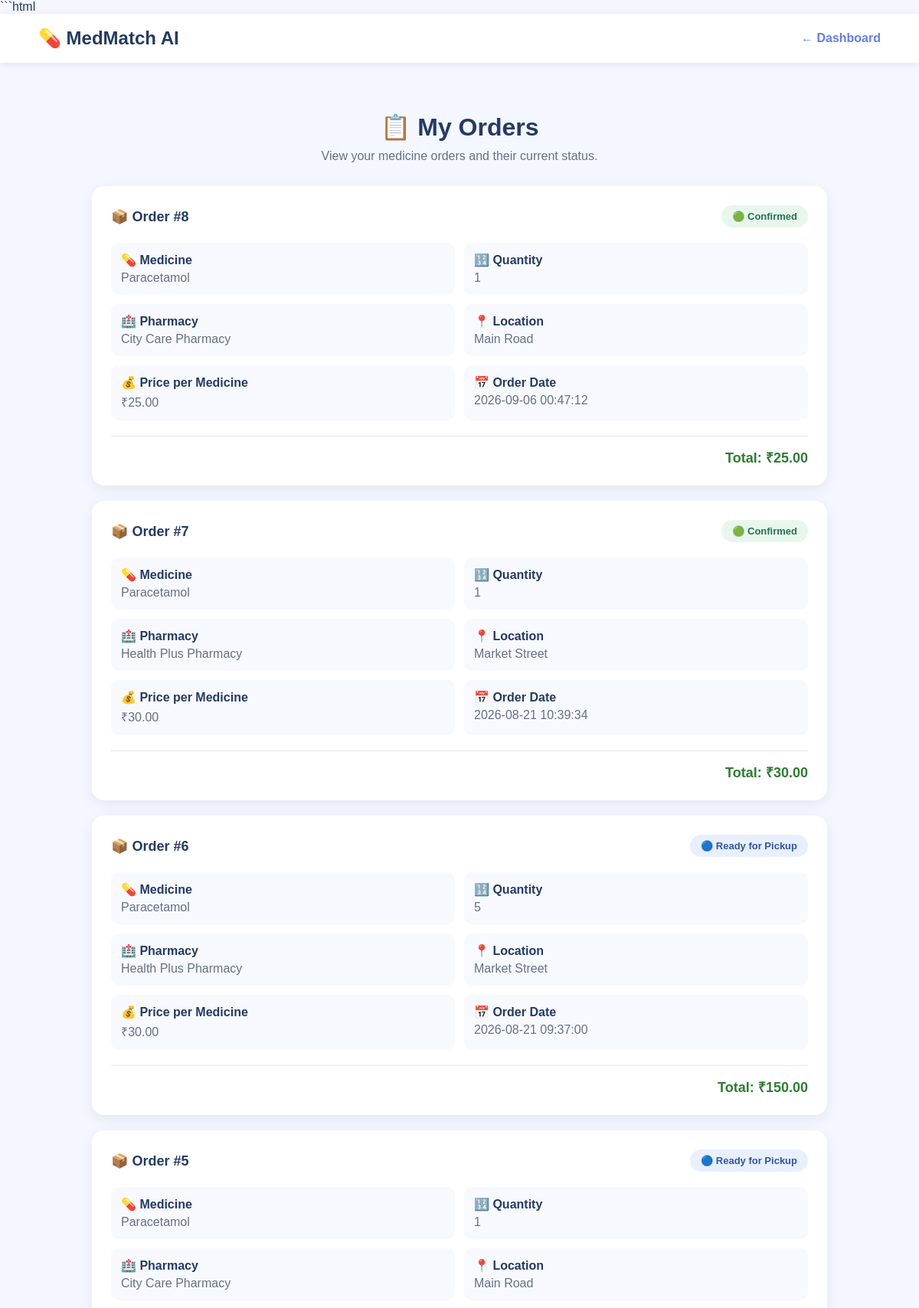
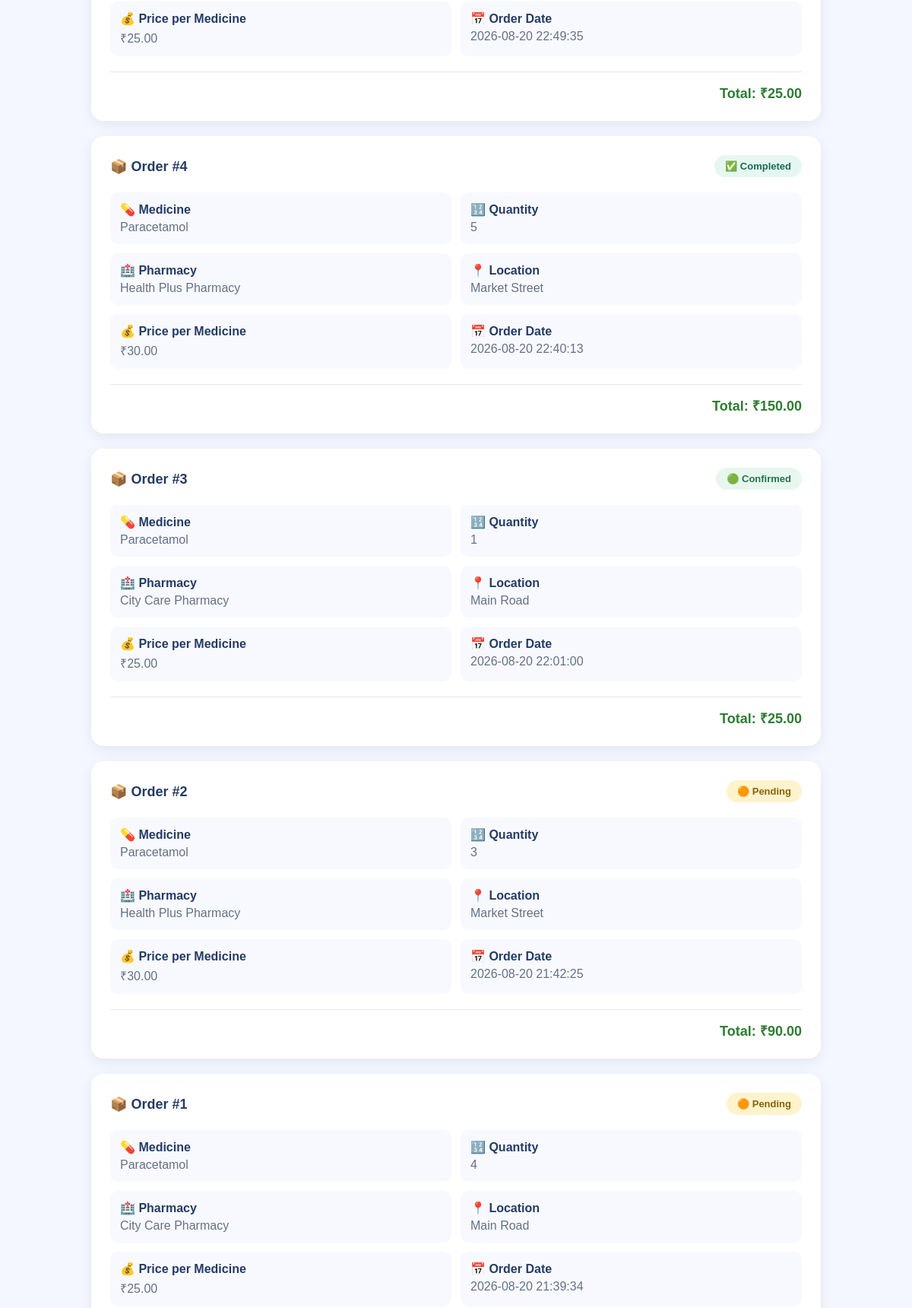
/orders (signed in, upper part), run on the app's committed database (2 pictures, top to bottom).
### tables this page shows
CREATE TABLE orders (
            id INTEGER PRIMARY KEY AUTOINCREMENT,
            user_id INTEGER,
            pharmacy_id INTEGER,
            medicine_id INTEGER,
            quantity INTEGER NOT NULL,
            order_date TEXT,
            status TEXT DEFAULT 'Pending',
            FOREIGN KEY (user_id)
                REFERENCES users(id),
            FOREIGN KEY (pharmacy_id)
                REFERENCES pharmacies(id),
            FOREIGN KEY (medicine_id)
                REFERENCES medicines(id)
        );

CREATE TABLE medicines (
            id INTEGER PRIMARY KEY AUTOINCREMENT,
            name TEXT NOT NULL,
            category TEXT,
            purpose TEXT,
            price REAL
        );

CREATE TABLE pharmacies (
            id INTEGER PRIMARY KEY AUTOINCREMENT,
            name TEXT NOT NULL,
            location TEXT,
            phone TEXT
        );

CREATE TABLE stock (
            id INTEGER PRIMARY KEY AUTOINCREMENT,
            pharmacy_id INTEGER,
            medicine_id INTEGER,
            available INTEGER DEFAULT 0, price REAL DEFAULT 0,
            FOREIGN KEY (pharmacy_id) REFERENCES pharmacies(id),
            FOREIGN KEY (medicine_id) REFERENCES medicines(id)
        );

### app.py (the view)
@app.route("/orders")
def orders():
    user_id = session.get("user_id")
    if not user_id:
        return redirect(url_for("login"))
    connection = get_db_connection()
    cursor = connection.cursor()
    cursor.execute("""
        SELECT
            orders.id,
            medicines.name AS medicine,
            pharmacies.name AS pharmacy,
            pharmacies.location,
            orders.quantity,
            stock.price,
            orders.order_date,
            orders.status
        FROM orders

        JOIN medicines
            ON orders.medicine_id = medicines.id

        JOIN pharmacies
            ON orders.pharmacy_id = pharmacies.id

        LEFT JOIN stock
            ON stock.medicine_id = orders.medicine_id
            AND stock.pharmacy_id = orders.pharmacy_id

        WHERE orders.user_id = ?

        ORDER BY orders.id DESC
    """, (user_id,))
    orders_data = cursor.fetchall()
    connection.close()
    return render_template(
        "orders.html",
        orders=orders_data
    )

### database.py (called while the page is built)
def get_db_connection():
    connection = sqlite3.connect(DATABASE)
    connection.row_factory = sqlite3.Row
    return connection

### templates/orders.html (shortened to what this page needs)
<!DOCTYPE html>
<html lang="en">
<head>
</head>
<body>
    <nav>
        <div class="logo">
            💊 MedMatch AI
        </div>
        <a href="/dashboard" class="back">
            ← Dashboard
        </a>
    </nav>
    <div class="container">
        <div class="header">
            <h1>
                📋 My Orders
            </h1>
            <p>
                View your medicine orders and their current status.
            </p>
        </div>
        {% if orders %}
            {% for order in orders %}
            <div class="order-card">
                <div class="order-header">
                    <div class="order-id">
                        📦 Order #{{ order["id"] }}
                    </div>
                    {% if order["status"] == "Pending" %}
                        <div class="status pending">
                            🟠 Pending
                        </div>
                    {% elif order["status"] == "Confirmed" %}
                        <div class="status confirmed">
                            🟢 Confirmed
                        </div>
                    {% elif order["status"] == "Ready for Pickup" %}
                        <div class="status ready">
                            🔵 Ready for Pickup
                        </div>
                    {% elif order["status"] == "Completed" %}
                        <div class="status completed">
                            ✅ Completed
                        </div>
                    {% else %}
                        <div class="status">
                            {{ order["status"] }}
                        </div>
                    {% endif %}
                </div>
                <div class="details">
                    <div class="detail">
                        <strong>
                            💊 Medicine
                        </strong>
                        <span>
                            {{ order["medicine"] }}
                        </span>
                    </div>
                    <div class="detail">
                        <strong>
                            🔢 Quantity
                        </strong>
                        <span>
                            {{ order["quantity"] }}
                        </span>
                    </div>
                    <div class="detail">
                        <strong>
                            🏥 Pharmacy
                        </strong>
                        <span>
                            {{ order["pharmacy"] }}
                        </span>
                    </div>
                    <div class="detail">
                        <strong>
                            📍 Location
                        </strong>
                        <span>
                            {{ order["location"] }}
                        </span>
                    </div>
                    <div class="detail">
                        <strong>
                            💰 Price per Medicine
                        </strong>
                        <span>
                            ₹{{ "%.2f"|format(order["price"] or 0) }}
                        </span>
                    </div>
                    <div class="detail">
                        <strong>
                            📅 Order Date
                        </strong>
                        <span>
                            {{ order["order_date"] }}
                        </span>
                    </div>
                </div>
                <div class="total">
                    Total:
                    ₹{{ "%.2f"|format(
                        (order["price"] or 0) * order["quantity"]
                    ) }}
                </div>
            </div>
            {% endfor %}
        {% endif %}
    </div>
</body>
</html>

### templates/orders.html (style rules this page uses)
* { box-sizing: border-box; margin: 0; padding: 0; font-family: Arial, sans-serif; }
body { min-height: 100vh; background: #f4f7ff; color: #243b64; }
nav { background: white; padding: 18px 50px; display: flex; justify-content: space-between; align-items: center; box-shadow: 0 2px 10px rgba(0,0,0,0.08); }
.logo { font-size: 24px; font-weight: bold; }
.back { text-decoration: none; color: #667eea; font-weight: bold; }
.container { max-width: 1000px; margin: 45px auto; padding: 20px; }
.header { text-align: center; margin-bottom: 30px; }
.header h1 { margin-bottom: 10px; }
.header p { color: #667085; }
.order-card { background: white; padding: 25px; margin-bottom: 20px; border-radius: 16px; box-shadow: 0 5px 18px rgba(0,0,0,0.07); }
.order-header { display: flex; justify-content: space-between; align-items: center; margin-bottom: 20px; }
.order-id { font-size: 18px; font-weight: bold; }
.status { display: inline-block; padding: 7px 14px; border-radius: 20px; font-size: 13px; font-weight: bold; }
.pending { background: #fff3cd; color: #856404; }
.confirmed { background: #e8f7ee; color: #26734d; }
.ready { background: #e8f0ff; color: #3155a6; }
.completed { background: #e6f7f1; color: #176b52; }
.details { display: grid; grid-template-columns: repeat(2, 1fr); gap: 12px; }
.detail { background: #f8f9ff; padding: 13px; border-radius: 10px; }
.detail strong { display: block; margin-bottom: 5px; color: #243b64; }
.detail span { color: #667085; }
.total { margin-top: 20px; padding-top: 15px; border-top: 1px solid #e5e7eb; text-align: right; font-size: 18px; font-weight: bold; color: #2e7d32; }

### data on the page
orders: id "8", status "🟢 Confirmed", medicine "Paracetamol", quantity "1", pharmacy "City Care Pharmacy", location "Main Road", order_date "2026-09-06 00:47:12"
stock: price "25.00", price.quantity "25.00"
orders: id "7", status "🟢 Confirmed", medicine "Paracetamol", quantity "1", pharmacy "Health Plus Pharmacy", location "Market Street", order_date "2026-08-21 10:39:34"
stock: price "30.00", price.quantity "30.00", price.quantity "150.00", price.quantity "90.00"
orders: id "6", status "🔵 Ready for Pickup", medicine "Paracetamol", quantity "5", pharmacy "Health Plus Pharmacy", location "Market Street", order_date "2026-08-21 09:37:00"
orders: id "5", status "🔵 Ready for Pickup", medicine "Paracetamol", quantity "1", pharmacy "City Care Pharmacy", location "Main Road", order_date "2026-08-20 22:49:35"
orders: id "4", status "✅ Completed", medicine "Paracetamol", quantity "5", pharmacy "Health Plus Pharmacy", location "Market Street", order_date "2026-08-20 22:40:13"
orders: id "3", status "🟢 Confirmed", medicine "Paracetamol", quantity "1", pharmacy "City Care Pharmacy", location "Main Road", order_date "2026-08-20 22:01:00"
orders: id "2", status "🟠 Pending", medicine "Paracetamol", quantity "3", pharmacy "Health Plus Pharmacy", location "Market Street", order_date "2026-08-20 21:42:25"
orders: id "1", status "🟠 Pending", medicine "Paracetamol", quantity "4", pharmacy "City Care Pharmacy", location "Main Road", order_date "2026-08-20 21:39:34"
